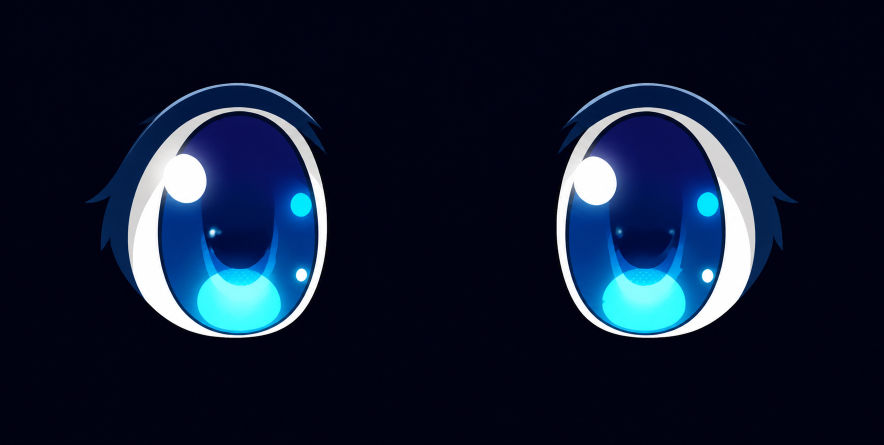
#> input picture eye_assets/anime_blue_v1/source_pair.png, 1767 x 890 px (shown at 1/2 size)
$ python prepare_rotational_eye.py ../../eye_assets/anime_blue_v1/source_pair.png out.png
#> lines starting #> are read from the running program, lines starting #| are printed output that depends on the picture
#!/usr/bin/env python3
"""Prepare a large eye that remains identical after a physical 180-degree rotation."""

from __future__ import annotations

import argparse
from pathlib import Path

from PIL import Image, ImageChops


def main() -> None:
    parser = argparse.ArgumentParser()
    parser.add_argument("source", type=Path)
    parser.add_argument("output", type=Path)
    args = parser.parse_args()

    with Image.open(args.source) as image:
#> image is the input picture: PIL image 1767x890 RGB; mean R, G, B 15.7, 25.8, 48.4
        image = image.convert("RGB")
        side = min(image.size)
#> side = 890
        left = (image.width - side) // 2
#> left = 438
        top = (image.height - side) // 2
#> top = 0
        image = image.crop((left, top, left + side, top + side))
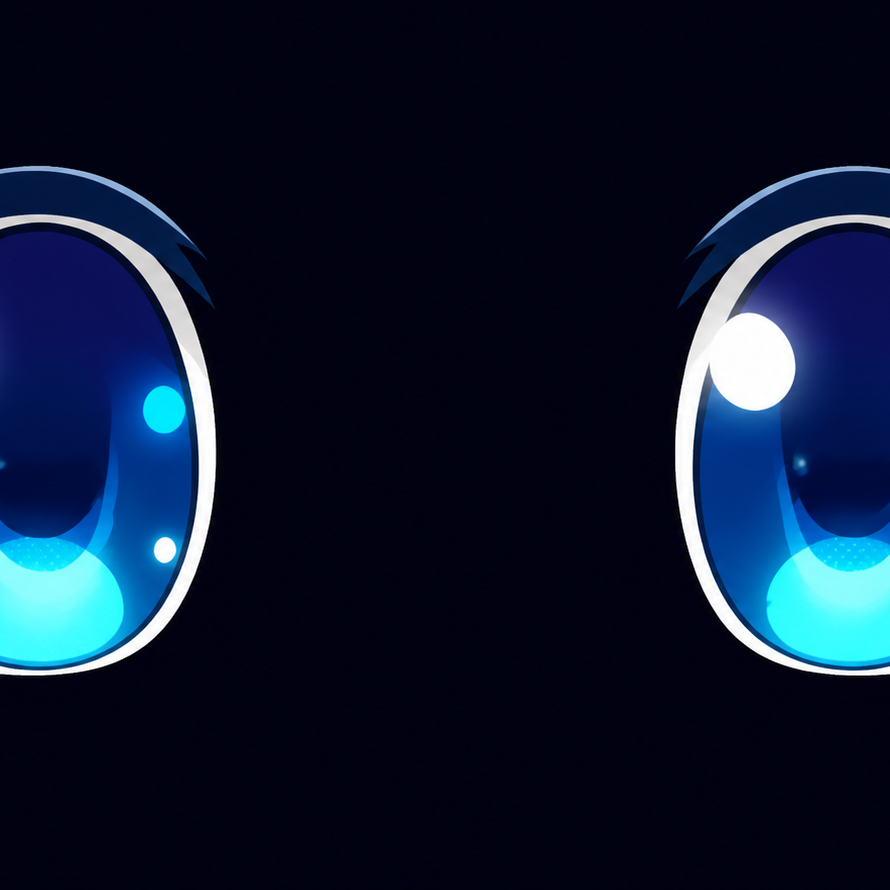
#> image: PIL image 890x890 RGB; mean R, G, B 12.8, 24.9, 48.7
        image = image.resize((160, 160), Image.Resampling.LANCZOS)
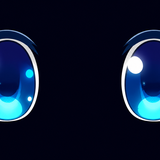
#> image: PIL image 160x160 RGB; mean R, G, B 12.9, 24.9, 48.7
        rotated = image.rotate(180)
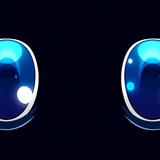
#> rotated: PIL image 160x160 RGB; mean R, G, B 12.9, 24.9, 48.7
        # Averaging makes every pixel pair exactly rotationally symmetric.
        image = ImageChops.add(image, rotated, scale=2.0)
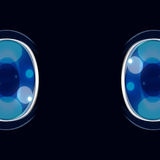
#> image: PIL image 160x160 RGB; mean R, G, B 12.7, 24.8, 48.4
        image.save(args.output)


if __name__ == "__main__":
    main()
